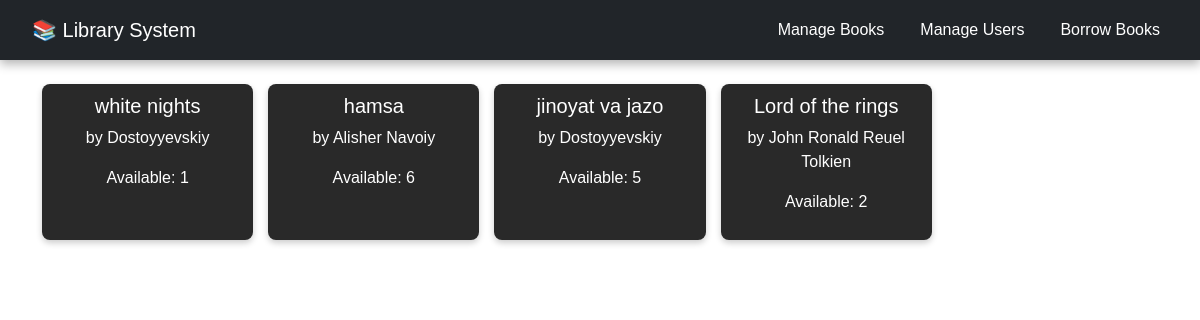
The page /all_book on the database its author committed.
### app/models.py (models this page shows, shortened)
class Books(models.Model):
    title = models.CharField(max_length=255)
    author = models.CharField(max_length=255)
    count = models.PositiveIntegerField(default=1)
    cover_url = models.URLField(blank=True, null=True)
    class Meta:
        db_table = 'books'

### app/views.py (the view)
# urls.py: path('all_book', all_book, name='all_books'),
def all_book(request):
    books = Books.objects.all()
    return render(request, 'all_books.html', {'books': books})

### app/templates/all_books.html (shortened to what this page needs)
{% extends 'base.html' %}
{% load static %}
{% block content %}
    <link rel="stylesheet" href="https://cdn.jsdelivr.net/npm/bootstrap@5.3.0/dist/css/bootstrap.min.css">
    <link rel="stylesheet" href="{% static 'css/dashboard.css' %}">
    <div class="book-container text-white">
    {% for book in books %}
    <div class="book-card">
            <div class="book-details">
                <h5>{{ book.title }}</h5>
                <p>by {{ book.author }}</p>
                <p class="availability">Available: {{ book.count }}</p>
            </div>
    </div>
    {% empty %}
        <p class="no-data">No books added recently.</p>
    {% endfor %}
{% endblock %}

### app/static/css/dashboard.css (style rules this page uses)
* { margin: 0; padding: 0; box-sizing: border-box; font-family: 'Arial', sans-serif; }
.book-container { display: grid; grid-template-columns: repeat(auto-fill, minmax(200px, 1fr)); gap: 15px; justify-content: center; align-items: stretch; }
.book-card { background: #292929; padding: 10px; border-radius: 8px; box-shadow: 0 3px 6px rgba(0, 0, 0, 0.2); text-align: center; width: 100%; }

### rows shown on the page
Books: title "white nights", author "Dostoyyevskiy", count "1"
Books: title "hamsa", author "Alisher Navoiy", count "6"
Books: title "jinoyat va jazo", author "Dostoyyevskiy", count "5"
Books: title "Lord of the rings", author "John Ronald Reuel Tolkien", count "2"
